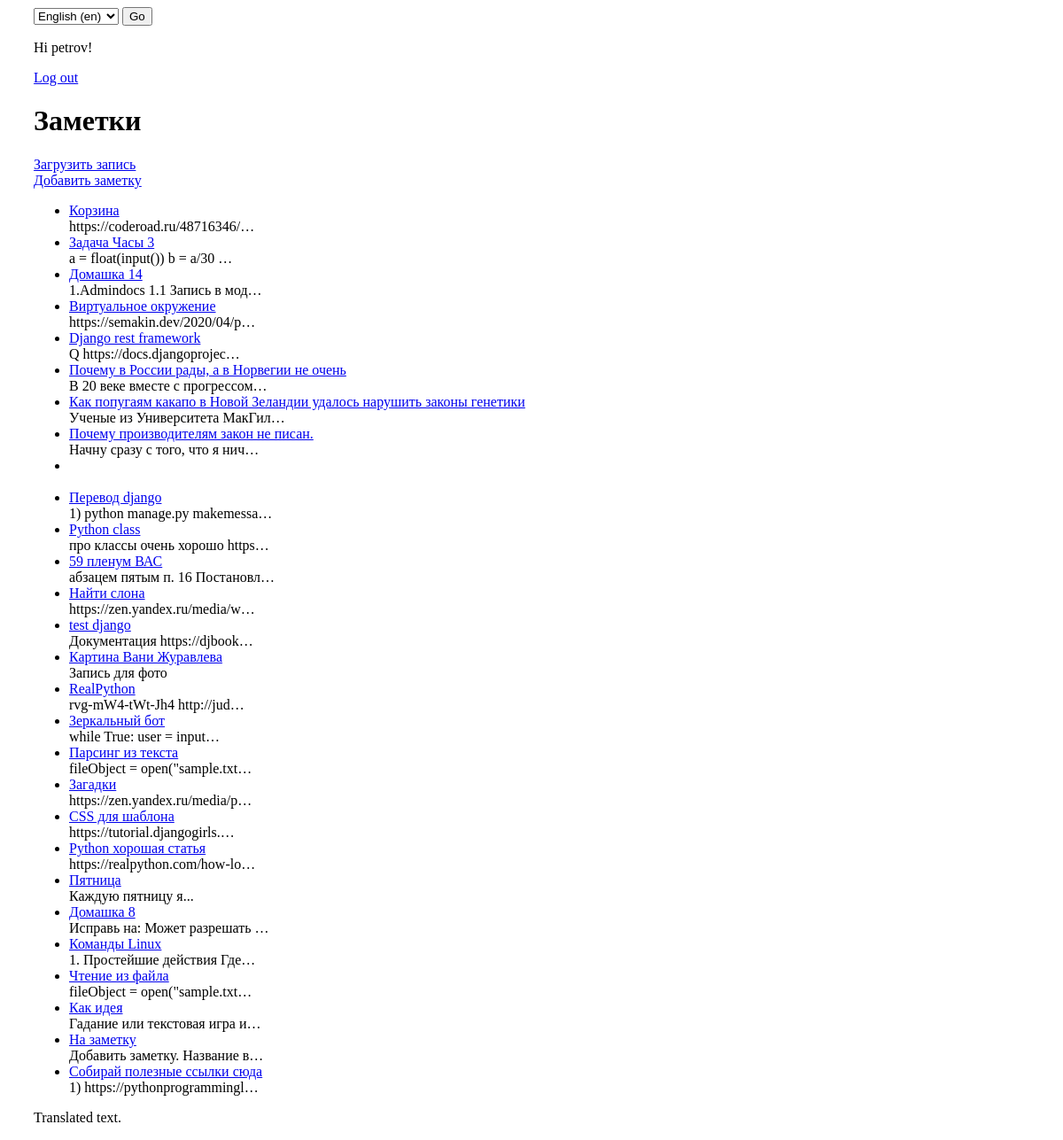
The page / (signed in) on the database its author committed.
### app_news/models.py (models this page shows, shortened)
class News(models.Model):
    STATUS_CHOICES = (
    ('draft', 'Draft'),
    ('published', 'Published'),
    )
    title = models.CharField(max_length=1000, db_index=True, verbose_name=_('title'))
    text = models.TextField()
    author = models.CharField(max_length=200)
    date_publication = models.DateField(auto_now_add=True)
    date_updated = models.DateTimeField(auto_now=True)
    status = models.CharField(max_length=10, choices=STATUS_CHOICES, default='draft')
    tag = models.ManyToManyField('Tag', default=None, blank=True) #заменил null=True на blank=True
    class Meta:
        verbose_name = _('new')
        verbose_name_plural = _('news')
        permissions = (
            ('can_publish', 'Может публиковать'),
            ('can_edit', 'Может редактировать'),
            )

### app_news/views.py (the view)
# urls.py: path('', NewsListView.as_view(), name='news_list'),
class NewsListView(generic.ListView):
    model = News
    template_name = 'app_news/news_list.html'
    context_object_name = 'news_list'
    queryset = News.objects.order_by('-date_publication')

### app_news/templates/app_news/news_list.html (shortened to what this page needs)
{% extends 'app_news/base.html' %}
{% block content %}
{% load i18n %}
<html lang='en'>
<head>
{% load static %}
<link rel="stylesheet" href="{% static '/news/css/news.css' %}">
</head>
{% if user.is_authenticated %}
<p>Hi {{ user.username }}!</p>
<p><a href="{% url 'logout' %}">Log out</a></p>
{% else %}
<p>You are not logged in.</p>
<a href="{% url 'login' %}">Log In</a>
{% endif %}
<h1>Заметки</h1>
<a href="{% url 'uploads' %}">Загрузить запись</a>
<br><a href="{% url 'add_news' %}">Добавить заметку</a></br>
{% if news_list %}
<ul>
{% for news in news_list %}
<li><td align="left"><a href="/news/{{ news.id }}">{{ news.title }}</a></td>
    <br><td align="left">{{ news.text|truncatechars:30 }}</td></br>
</li>
{% endfor %}
</ul>
<p>{% trans 'Translated text.' %}</p>
{% else %}
<p>Новостей нет.</p>
{% endif %}
{% endblock %}

### static/news/css/news.css (style rules this page uses)
h1, h2, h3, h4 { font-family: 'Lobster', cursive; }

### rows shown on the page
News: title "Корзина", text "https://coderoad.ru/48716346/…"
News: title "Задача Часы 3", text "a = float(input()) b = a/30 …"
News: title "Домашка 14", text "1.Admindocs 1.1 Запись в мод…"
News: title "Виртуальное окружение", text "https://semakin.dev/2020/04/p…"
News: title "Django rest framework", text "Q https://docs.djangoprojec…"
News: title "Почему в России рады, а в Норвегии не очень", text "В 20 веке вместе с прогрессом…"
News: title "Как попугаям какапо в Новой Зеландии удалось нарушить законы генетики", text "Ученые из Университета МакГил…"
News: title "Почему производителям закон не писан.", text "Начну сразу с того, что я нич…"
News: title "Перевод django", text "1) python manage.py makemessa…"
News: title "Python class", text "про классы очень хорошо https…"
News: title "59 пленум ВАС", text "абзацем пятым п. 16 Постановл…"
News: title "Найти слона", text "https://zen.yandex.ru/media/w…"
News: title "test django", text "Документация https://djbook…"
News: title "Картина Вани Журавлева", text "Запись для фото"
News: title "RealPython", text "rvg-mW4-tWt-Jh4 http://jud…"
News: title "Зеркальный бот", text "while True: user = input…"
News: title "Парсинг из текста", text "fileObject = open(\"sample.txt…"
News: title "Загадки", text "https://zen.yandex.ru/media/p…"
News: title "CSS для шаблона", text "https://tutorial.djangogirls.…"
News: title "Python хорошая статья", text "https://realpython.com/how-lo…"
News: title "Пятница", text "Каждую пятницу я..."
News: title "Домашка 8", text "Исправь на: Может разрешать …"
News: title "Команды Linux", text "1. Простейшие действия Где…"
News: title "Чтение из файла", text "fileObject = open(\"sample.txt…"
News: title "Как идея", text "Гадание или текстовая игра и…"
News: title "На заметку", text "Добавить заметку. Название в…"
News: title "Собирай полезные ссылки сюда", text "1) https://pythonprogrammingl…"

### other values the page prints
{{ user.username }} "petrov"
form field language "English (en)"
